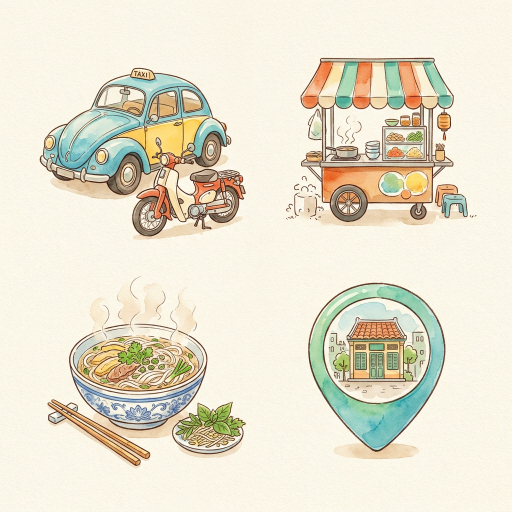
#> input picture docs/design/watercolor/master/kinds-k1.webp, 1024 x 1024 px (shown at 1/2 size)
$ python export_kinds.py
#> lines starting #> are read from the running program, lines starting #| are printed output that depends on the picture
### docs/design/watercolor/tools/cutout.py
"""Cut a subject out of a plain paper background: paper connected to the border becomes transparent."""
import sys
import numpy as np
from PIL import Image, ImageDraw, ImageFilter


def cut(im: Image.Image, thr: float = 30, verbose: bool = False) -> Image.Image:
    """The subject of `im` on a transparent background, cropped to it."""
    im = im.convert("RGB")
    a = np.asarray(im).astype(np.float32)
    h, w = a.shape[:2]
    border = np.concatenate([a[:10].reshape(-1, 3), a[-10:].reshape(-1, 3), a[:, :10].reshape(-1, 3), a[:, -10:].reshape(-1, 3)])
    paper = np.median(border, axis=0)
    dist = np.sqrt(((a - paper) ** 2).sum(axis=2))
    sat = a.max(axis=2) - a.min(axis=2)
    m = Image.fromarray((((dist < thr) & (sat < 75)) * 255).astype(np.uint8), "L").copy()
    for i in range(0, max(w, h), 12):
        for xy in ((min(i, w - 1), 0), (min(i, w - 1), h - 1), (0, min(i, h - 1)), (w - 1, min(i, h - 1))):
            if m.getpixel(xy) == 255:
                ImageDraw.floodfill(m, xy, 128, thresh=0)
    fg = (np.asarray(m) != 128).astype(np.uint8) * 255
    alpha = Image.fromarray(fg, "L").filter(ImageFilter.MaxFilter(3)).filter(ImageFilter.GaussianBlur(1.2))
    rgba = im.copy()
    rgba.putalpha(alpha)
    box = alpha.point(lambda v: 255 if v > 8 else 0).getbbox()
    if verbose:
        print("box", box, "paper", paper.round())
    return rgba.crop(box)


# [4 lines that do not run on import are left out]

### docs/design/watercolor/tools/export_kinds.py
"""The four kind icons for the app, cut from the K1 sheet (spec Watercolor §7, step 1).

The sheet is a 2 x 2 grid: driver top left, restaurant top right, dish bottom
left, place bottom right. Each icon is cut from its paper, padded to a centred
transparent square and written at 2x and 3x of 22, 28 and 32 dp.

Run from the repo root: python3 docs/design/watercolor/tools/export_kinds.py
"""
from pathlib import Path

from PIL import Image

from cutout import cut

HERE = Path(__file__).resolve().parent
SHEET = HERE.parent / "master" / "kinds-k1.webp"
OUT = HERE.parents[3] / "src" / "assets" / "kinds"
KINDS = {"driver": (0, 0), "restaurant": (1, 0), "dish": (0, 1), "place": (1, 1)}
SIZES = sorted({dp * scale for dp in (22, 28, 32) for scale in (2, 3)})


def square(im: Image.Image) -> Image.Image:
    side = max(im.size)
    canvas = Image.new("RGBA", (side, side), (0, 0, 0, 0))
    canvas.paste(im, ((side - im.width) // 2, (side - im.height) // 2))
    return canvas


def main() -> None:
    sheet = Image.open(SHEET).convert("RGB")
#> sheet is the input picture: PIL image 1024x1024 RGB; mean R, G, B 231.6, 225.8, 207.3
    half = sheet.width // 2
#> half = 512
    OUT.mkdir(parents=True, exist_ok=True)
    for kind, (col, row) in KINDS.items():
        cell = sheet.crop((col * half, row * half, (col + 1) * half, (row + 1) * half))
        icon = square(cut(cell))
        for px in SIZES:
            path = OUT / f"{kind}-{px}.webp"
            icon.resize((px, px), Image.LANCZOS).save(path, "WEBP", quality=90, method=6)
            print(path.relative_to(OUT.parents[1]), path.stat().st_size)
#> this loop made 1 pass
#> (paper in cut, box in cut, side in square) on pass 1: ([251, 246, 232], (76, 132, 495, 483), 419)
#> pass 1, in main, `cell = sheet.crop((col * half, row * half, (col + 1) * half, (row + 1)..`:
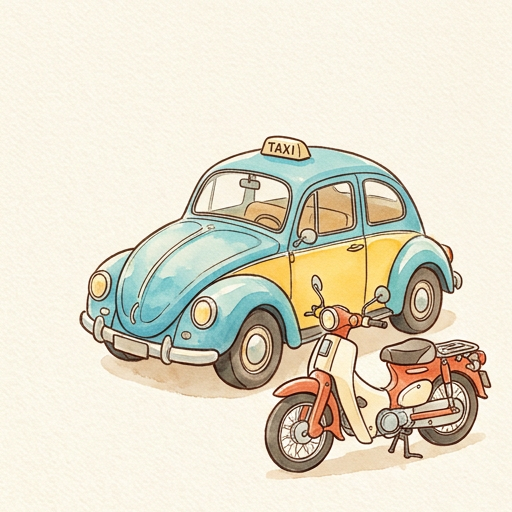
#> cell: PIL image 512x512 RGB; mean R, G, B 226.7, 220.8, 202.6
#> pass 1, in cut, `dist = np.sqrt(((a - paper) ** 2).sum(axis=2))`:
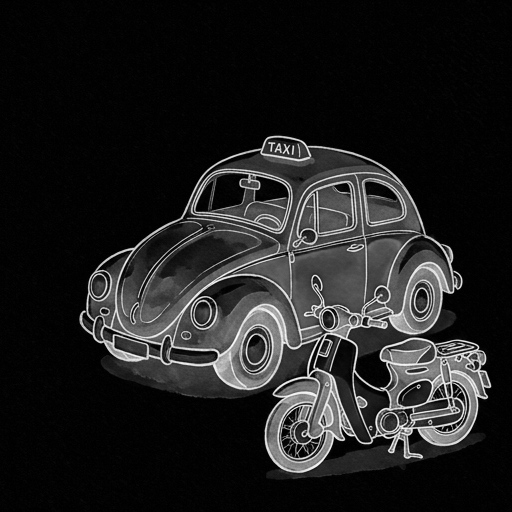
#> dist: shape (512, 512) float32; min 0, max 407.7, mean 51; drawn with min black and max white
#> pass 1, in cut, `sat = a.max(axis=2) - a.min(axis=2)`:
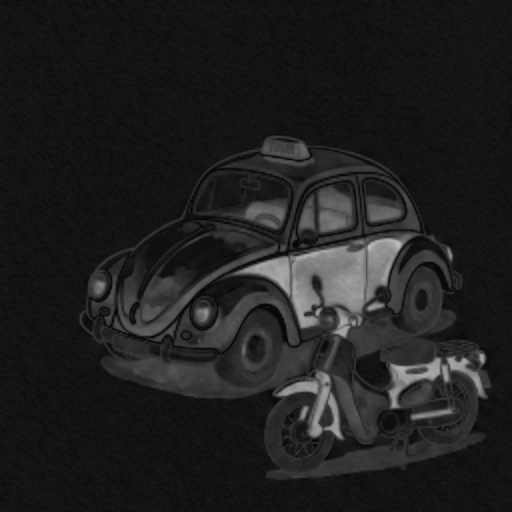
#> sat: shape (512, 512) float32; min 3, max 194, mean 31.4
#> after the loop:
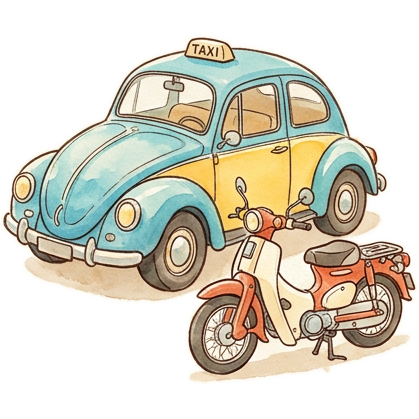
#> icon: PIL image 419x419 RGBA; mean R, G, B, A 174.2, 168.5, 150.5, 134.5; transparent parts drawn white


if __name__ == "__main__":
#> (the run stopped early here; a loop or call above may not have finished)

$ run again, with docs/design/watercolor/cyclo-bold.webp copied over docs/design/watercolor/master/kinds-k1.webp
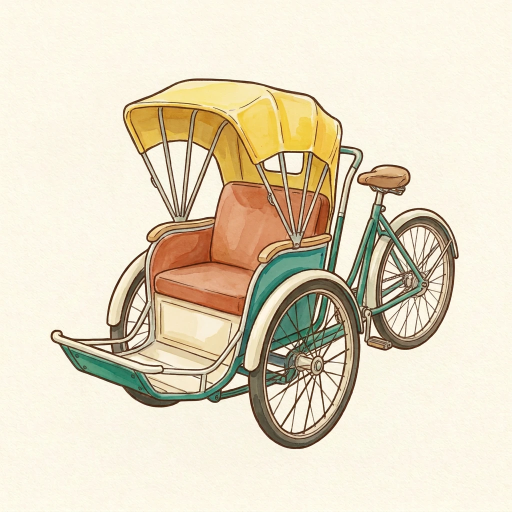
#> input picture docs/design/watercolor/cyclo-bold.webp, 1024 x 1024 px (shown at 1/2 size)
#> in main, sheet is the input picture: PIL image 1024x1024 RGB; mean R, G, B 227.6, 217.3, 194.6
#> the loop in main, `for kind, (col, row) in KINDS.items():` made 1 pass
#> (paper in cut, box in cut, side in square) on pass 1: ([252, 247, 232], (241, 153, 512, 512), 359)
#> pass 1, in cut, `sat = a.max(axis=2) - a.min(axis=2)`:
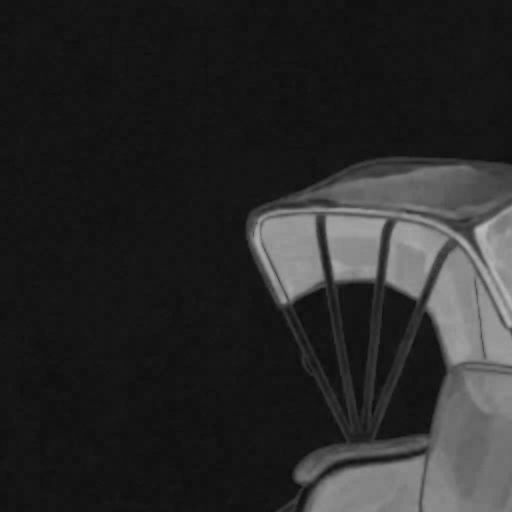
#> sat: shape (512, 512) float32; min 9, max 189, mean 41.3
#> after the loop in main, `for kind, (col, row) in KINDS.items():`:
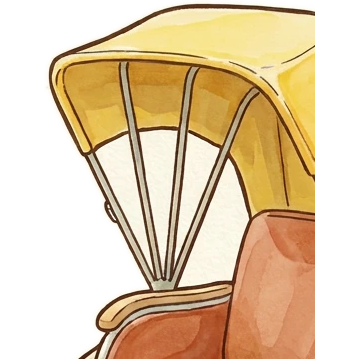
#> icon: PIL image 359x359 RGBA; mean R, G, B, A 162.3, 138.9, 104, 154.3; transparent parts drawn white

$ run again, with docs/design/watercolor/empty-state-day.webp copied over docs/design/watercolor/master/kinds-k1.webp
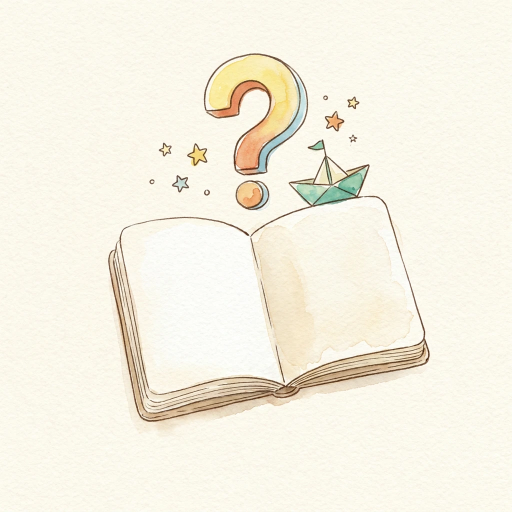
#> input picture docs/design/watercolor/empty-state-day.webp, 1024 x 1024 px (shown at 1/2 size)
#> in main, sheet is the input picture: PIL image 1024x1024 RGB; mean R, G, B 246.1, 241.7, 227.4
#> the loop in main, `for kind, (col, row) in KINDS.items():` made 1 pass
#> (paper in cut, box in cut, side in square) on pass 1: ([251, 248, 236], (12, 103, 512, 512), 500)
#> pass 1, in cut, `sat = a.max(axis=2) - a.min(axis=2)`:
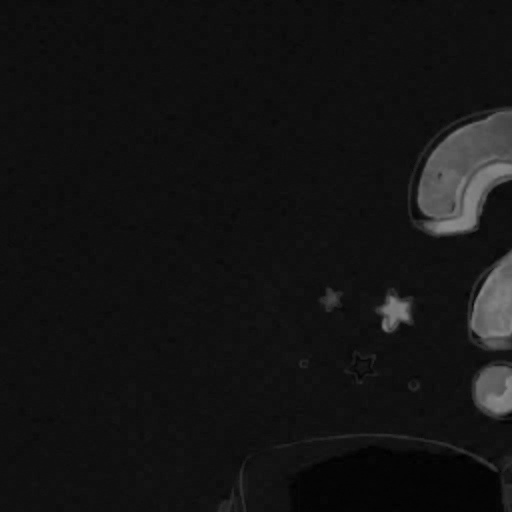
#> sat: shape (512, 512) float32; min 0, max 141, mean 19.6
#> after the loop in main, `for kind, (col, row) in KINDS.items():`:
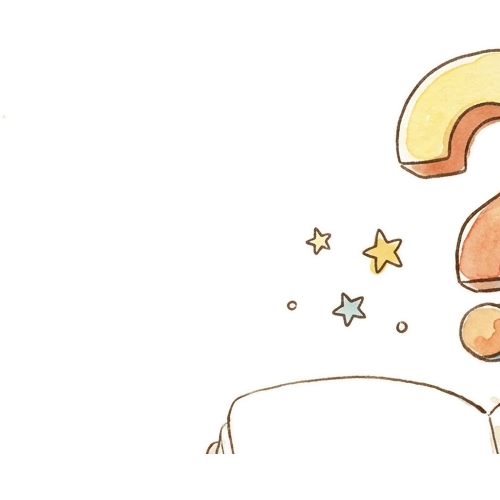
#> icon: PIL image 500x500 RGBA; mean R, G, B, A 202.3, 197.7, 185.2, 22.3; transparent parts drawn white
